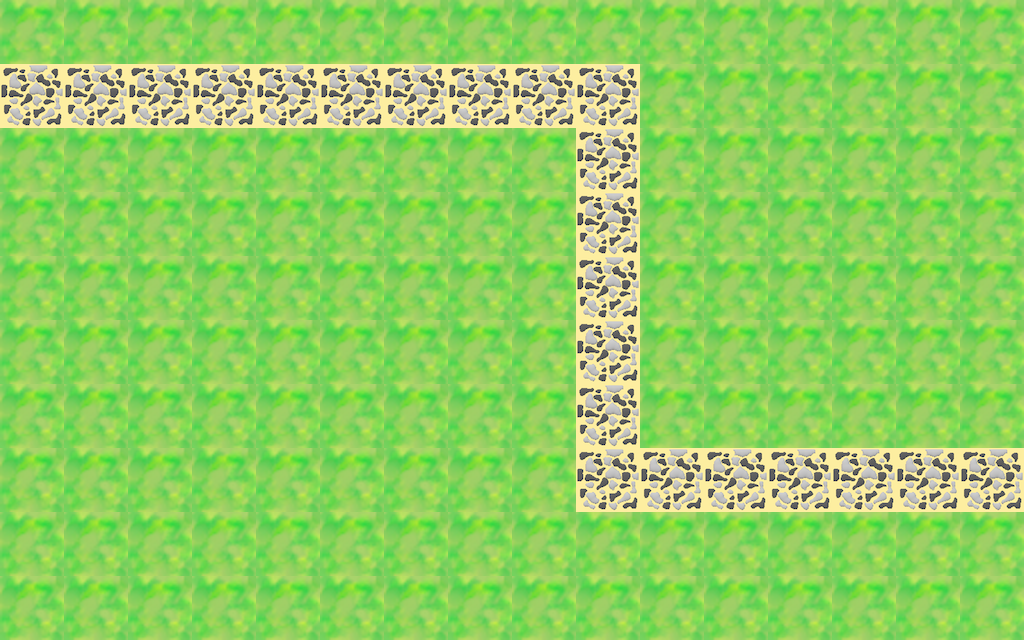

A 2D game scene composited from a Tiled map and its tileset images. What follows is a short description and the map's XML, with every tile layer's data as written:
An orthogonal 16x10 tile map with 64x64 px tiles, 2 tile layers (bg, path), 2 tilesets.

<map version="1.0" tiledversion="1.0.3" orientation="orthogonal" renderorder="right-down" width="16" height="10" tilewidth="64" tileheight="64" nextobjectid="1">
 <tileset firstgid="1" name="grass" tilewidth="64" tileheight="64" tilecount="1" columns="1">
  <image source="grass.png" width="64" height="64" />
 </tileset>
 <tileset firstgid="2" name="road" tilewidth="64" tileheight="64" tilecount="1" columns="1">
  <image source="road.png" width="64" height="64" />
 </tileset>
 <layer name="bg" width="16" height="10">
  <data encoding="csv">
1,1,1,1,1,1,1,1,1,1,1,1,1,1,1,1,
1,1,1,1,1,1,1,1,1,1,1,1,1,1,1,1,
1,1,1,1,1,1,1,1,1,1,1,1,1,1,1,1,
1,1,1,1,1,1,1,1,1,1,1,1,1,1,1,1,
1,1,1,1,1,1,1,1,1,1,1,1,1,1,1,1,
1,1,1,1,1,1,1,1,1,1,1,1,1,1,1,1,
1,1,1,1,1,1,1,1,1,1,1,1,1,1,1,1,
1,1,1,1,1,1,1,1,1,1,1,1,1,1,1,1,
1,1,1,1,1,1,1,1,1,1,1,1,1,1,1,1,
1,1,1,1,1,1,1,1,1,1,1,1,1,1,1,1
</data>
 </layer>
 <layer name="path" width="16" height="10">
  <data encoding="csv">
0,0,0,0,0,0,0,0,0,0,0,0,0,0,0,0,
2,2,2,2,2,2,2,2,2,2,0,0,0,0,0,0,
0,0,0,0,0,0,0,0,0,2,0,0,0,0,0,0,
0,0,0,0,0,0,0,0,0,2,0,0,0,0,0,0,
0,0,0,0,0,0,0,0,0,2,0,0,0,0,0,0,
0,0,0,0,0,0,0,0,0,2,0,0,0,0,0,0,
0,0,0,0,0,0,0,0,0,2,0,0,0,0,0,0,
0,0,0,0,0,0,0,0,0,2,2,2,2,2,2,2,
0,0,0,0,0,0,0,0,0,0,0,0,0,0,0,0,
0,0,0,0,0,0,0,0,0,0,0,0,0,0,0,0
</data>
 </layer>
</map>